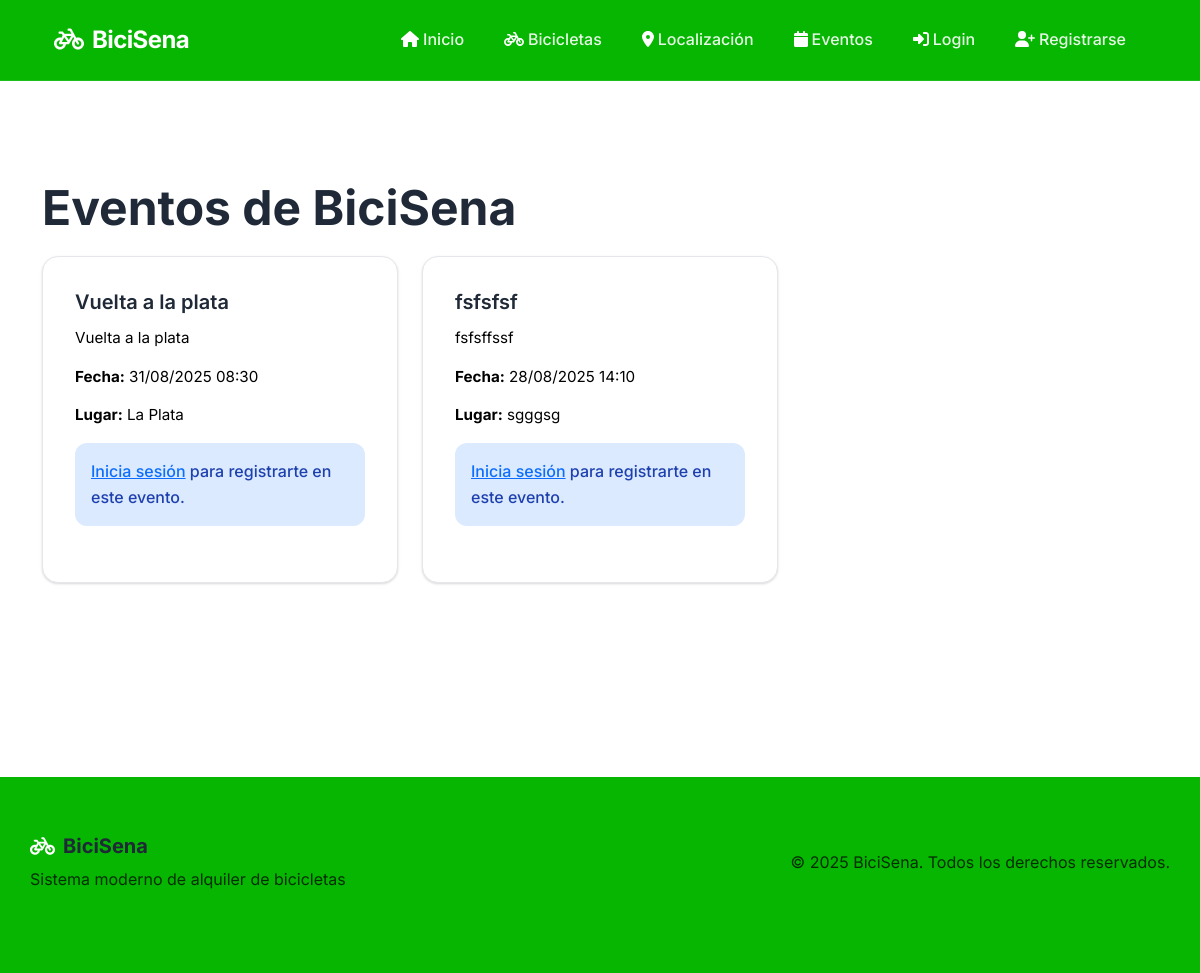
/eventos, run on the app's committed database.
### app.py (models this page shows)
class Evento(db.Model):
    id = db.Column(db.Integer, primary_key=True)
    titulo = db.Column(db.String(100), nullable=False)
    descripcion = db.Column(db.Text, nullable=False)
    fecha = db.Column(db.DateTime, nullable=False)
    lugar = db.Column(db.String(100), nullable=False)
    participantes = db.relationship('Participante', backref='evento', lazy=True)

### app.py (the view)
@app.route('/eventos')
def lista_eventos():
    eventos = Evento.query.all()
    return render_template('eventos.html', eventos=eventos)

### templates/eventos.html (shortened to what this page needs)
{% extends "base.html" %}
{% block content %}
<h1>Eventos de BiciSena</h1>
{% if eventos %}
<div class="row">
    {% for evento in eventos %}
    <div class="col-md-6 col-lg-4 mb-4">
        <div class="card h-100">
            <div class="card-body">
                <h5 class="card-title">{{ evento.titulo }}</h5>
                <p class="card-text">{{ evento.descripcion }}</p>
                <p class="card-text">
                    <strong>Fecha:</strong> {{ evento.fecha.strftime('%d/%m/%Y %H:%M') }}
                </p>
                <p class="card-text">
                    <strong>Lugar:</strong> {{ evento.lugar }}
                </p>
                {% if 'user_id' in session %}
                <form action="{{ url_for('registrar_evento', evento_id=evento.id) }}" method="POST">
                    <button type="submit" class="btn btn-success">Registrarme en este evento</button>
                </form>
                {% else %}
                <div class="alert alert-info">
                    <a href="{{ url_for('login') }}">Inicia sesión</a> para registrarte en este evento.
                </div>
                {% endif %}
            </div>
        </div>
    </div>
    {% endfor %}
</div>
{% else %}
<div class="alert alert-info">
    No hay eventos programados en este momento.
</div>
{% endif %}
{% endblock %}

### static/styles.css (style rules this page uses)
:root { --primary-green: #06b600; --primary-green-light: #008d00; --primary-green-dark: #008d00; --secondary-green: #dcfce7; --text-primary: #1f2937; --text-secondary: #000000; --text-light: #9ca3af; --background: #ffffff; --surface: #f9fafb; --border: #e5e7eb; --border-light: #f3f4f6; --shadow-light: 0 1px 3px 0 rgba(0, 0, 0, 0.1), 0 1px 2px 0 rgba(0, 0, 0, 0.06); --shadow-medium: 0 4px 6px -1px rgba(0, 0, 0, 0.1), 0 2px 4px -1px rgba(0, 0, 0, 0.06); --shadow-large: 0 10px 15px -3px rgba(0, 0, 0, 0.1), 0 4px 6px -2px rgba(0, 0, 0, 0.05); --radius: 12px; --radius-large: 16px; --radius-small: 8px; }
* { margin: 0; padding: 0; box-sizing: border-box; }
body { font-family: 'Inter', -apple-system, BlinkMacSystemFont, 'Segoe UI', Roboto, sans-serif; line-height: 1.6; color: var(--text-primary); background-color: var(--background); font-weight: 400; -webkit-font-smoothing: antialiased; -moz-osx-font-smoothing: grayscale; }
h1, h2, h3, h4, h5, h6 { font-weight: 600; line-height: 1.3; color: var(--text-primary); margin-bottom: 1rem; }
h1 { font-size: 3rem; font-weight: 700; }
h5 { font-size: 1.25rem; }
p { color: var(--text-secondary); font-size: 1rem; margin-bottom: 1rem; }
.card { background: var(--background); border: 1px solid var(--border); border-radius: var(--radius-large); box-shadow: var(--shadow-light); transition: all 0.3s ease; overflow: hidden; }
.card-body { padding: 2rem; }
.card-title { font-size: 1.25rem; font-weight: 600; color: var(--text-primary); margin-bottom: 0.75rem; }
.card-text { color: var(--text-secondary); font-size: 0.95rem; line-height: 1.5; }
.alert { border: none; border-radius: var(--radius); padding: 1rem; margin-bottom: 1.5rem; font-weight: 500; }
.alert-info { background: #dbeafe; color: #1e40af; }
.row { margin: 0 -0.75rem; }
.col-md-4, .col-md-6, .col-lg-4 { padding: 0 0.75rem; margin-bottom: 1.5rem; }
* { transition: color 0.2s ease, background-color 0.2s ease, border-color 0.2s ease, transform 0.2s ease, box-shadow 0.2s ease; }

### data on the page
Evento: titulo "Vuelta a la plata", descripcion "Vuelta a la plata", fecha "31/08/2025 08:30", lugar "La Plata"
Evento: titulo "fsfsfsf", descripcion "fsfsffssf", fecha "28/08/2025 14:10", lugar "sgggsg"
